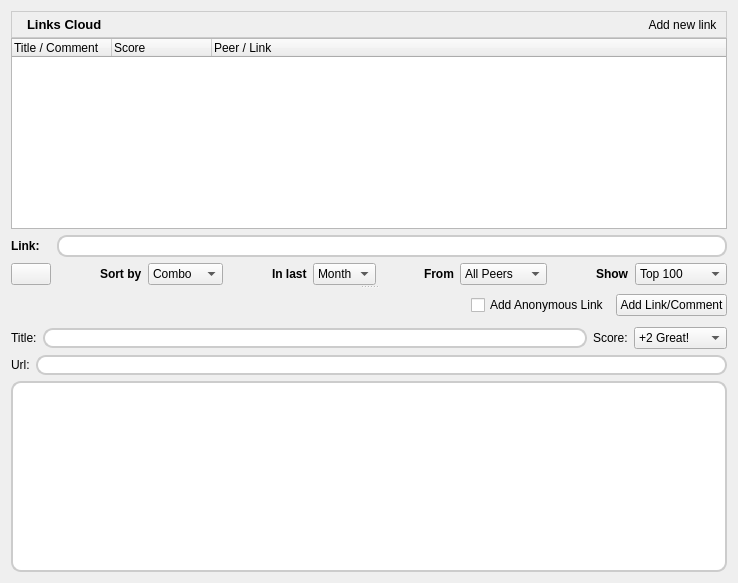
<?xml version="1.0" encoding="UTF-8"?>
<ui version="4.0">
 <class>LinksDialog</class>
 <widget class="QWidget" name="LinksDialog">
  <property name="geometry">
   <rect>
    <x>0</x>
    <y>0</y>
    <width>738</width>
    <height>583</height>
   </rect>
  </property>
  <layout class="QGridLayout">
   <property name="horizontalSpacing">
    <number>6</number>
   </property>
   <property name="verticalSpacing">
    <number>0</number>
   </property>
   <item row="1" column="0" colspan="3">
    <widget class="QSplitter" name="msgSplitter">
     <property name="sizePolicy">
      <sizepolicy hsizetype="Preferred" vsizetype="Expanding">
       <horstretch>0</horstretch>
       <verstretch>0</verstretch>
      </sizepolicy>
     </property>
     <property name="orientation">
      <enum>Qt::Vertical</enum>
     </property>
     <widget class="QWidget" name="layoutWidget">
      <layout class="QGridLayout">
       <item row="0" column="0" colspan="13">
        <widget class="QTreeWidget" name="linkTreeWidget">
         <property name="font">
          <font>
           <pointsize>9</pointsize>
          </font>
         </property>
         <property name="contextMenuPolicy">
          <enum>Qt::CustomContextMenu</enum>
         </property>
         <column>
          <property name="text">
           <string>Title / Comment</string>
          </property>
         </column>
         <column>
          <property name="text">
           <string>Score</string>
          </property>
         </column>
         <column>
          <property name="text">
           <string>Peer / Link</string>
          </property>
         </column>
        </widget>
       </item>
       <item row="3" column="0">
        <widget class="QPushButton" name="expandButton">
         <property name="text">
          <string/>
         </property>
         <property name="icon">
          <iconset resource="../../retroshare-gui/src/gui/images.qrc">
           <normaloff>:/images/edit_remove24.png</normaloff>:/images/edit_remove24.png</iconset>
         </property>
        </widget>
       </item>
       <item row="3" column="1">
        <spacer>
         <property name="orientation">
          <enum>Qt::Horizontal</enum>
         </property>
         <property name="sizeHint" stdset="0">
          <size>
           <width>16</width>
           <height>20</height>
          </size>
         </property>
        </spacer>
       </item>
       <item row="3" column="2">
        <widget class="QLabel" name="label">
         <property name="font">
          <font>
           <weight>75</weight>
           <bold>true</bold>
          </font>
         </property>
         <property name="text">
          <string>Sort by</string>
         </property>
        </widget>
       </item>
       <item row="3" column="3">
        <widget class="QComboBox" name="rankComboBox">
         <item>
          <property name="text">
           <string>Combo</string>
          </property>
         </item>
         <item>
          <property name="text">
           <string>Time</string>
          </property>
          <property name="icon">
           <iconset resource="../../retroshare-gui/src/gui/images.qrc">
            <normaloff>:/images/kalarm.png</normaloff>:/images/kalarm.png</iconset>
          </property>
         </item>
         <item>
          <property name="text">
           <string>Ranking</string>
          </property>
          <property name="icon">
           <iconset resource="../../retroshare-gui/src/gui/images.qrc">
            <normaloff>:/images/records.png</normaloff>:/images/records.png</iconset>
          </property>
         </item>
        </widget>
       </item>
       <item row="3" column="4">
        <spacer>
         <property name="orientation">
          <enum>Qt::Horizontal</enum>
         </property>
         <property name="sizeHint" stdset="0">
          <size>
           <width>16</width>
           <height>20</height>
          </size>
         </property>
        </spacer>
       </item>
       <item row="3" column="5">
        <widget class="QLabel" name="label_2">
         <property name="font">
          <font>
           <weight>75</weight>
           <bold>true</bold>
          </font>
         </property>
         <property name="text">
          <string>In last</string>
         </property>
        </widget>
       </item>
       <item row="3" column="6">
        <widget class="QComboBox" name="periodComboBox">
         <item>
          <property name="text">
           <string>Month</string>
          </property>
          <property name="icon">
           <iconset resource="../../retroshare-gui/src/gui/images.qrc">
            <normaloff>:/images/view_calendar_month.png</normaloff>:/images/view_calendar_month.png</iconset>
          </property>
         </item>
         <item>
          <property name="text">
           <string>Week</string>
          </property>
          <property name="icon">
           <iconset resource="../../retroshare-gui/src/gui/images.qrc">
            <normaloff>:/images/view_calendar_week.png</normaloff>:/images/view_calendar_week.png</iconset>
          </property>
         </item>
         <item>
          <property name="text">
           <string>Day</string>
          </property>
          <property name="icon">
           <iconset resource="../../retroshare-gui/src/gui/images.qrc">
            <normaloff>:/images/view_calendar_day.png</normaloff>:/images/view_calendar_day.png</iconset>
          </property>
         </item>
        </widget>
       </item>
       <item row="3" column="7">
        <spacer>
         <property name="orientation">
          <enum>Qt::Horizontal</enum>
         </property>
         <property name="sizeHint" stdset="0">
          <size>
           <width>16</width>
           <height>20</height>
          </size>
         </property>
        </spacer>
       </item>
       <item row="3" column="8">
        <widget class="QLabel" name="label_3">
         <property name="font">
          <font>
           <weight>75</weight>
           <bold>true</bold>
          </font>
         </property>
         <property name="text">
          <string>From</string>
         </property>
        </widget>
       </item>
       <item row="3" column="9">
        <widget class="QComboBox" name="fromComboBox">
         <item>
          <property name="text">
           <string>All Peers</string>
          </property>
          <property name="icon">
           <iconset resource="../../retroshare-gui/src/gui/images.qrc">
            <normaloff>:/images/user/friends24.png</normaloff>:/images/user/friends24.png</iconset>
          </property>
         </item>
         <item>
          <property name="text">
           <string>Own Links</string>
          </property>
          <property name="icon">
           <iconset resource="../../retroshare-gui/src/gui/images.qrc">
            <normaloff>:/images/user/identity16.png</normaloff>:/images/user/identity16.png</iconset>
          </property>
         </item>
        </widget>
       </item>
       <item row="3" column="10">
        <spacer>
         <property name="orientation">
          <enum>Qt::Horizontal</enum>
         </property>
         <property name="sizeHint" stdset="0">
          <size>
           <width>16</width>
           <height>20</height>
          </size>
         </property>
        </spacer>
       </item>
       <item row="3" column="11">
        <widget class="QLabel" name="label_5">
         <property name="font">
          <font>
           <weight>75</weight>
           <bold>true</bold>
          </font>
         </property>
         <property name="text">
          <string>Show</string>
         </property>
        </widget>
       </item>
       <item row="3" column="12">
        <widget class="QComboBox" name="topComboBox">
         <item>
          <property name="text">
           <string>Top 100</string>
          </property>
          <property name="icon">
           <iconset resource="../../retroshare-gui/src/gui/images.qrc">
            <normaloff>:/images/records.png</normaloff>:/images/records.png</iconset>
          </property>
         </item>
         <item>
          <property name="text">
           <string>101-200</string>
          </property>
         </item>
         <item>
          <property name="text">
           <string>201-300</string>
          </property>
         </item>
         <item>
          <property name="text">
           <string>301-400</string>
          </property>
         </item>
         <item>
          <property name="text">
           <string>401-500</string>
          </property>
         </item>
         <item>
          <property name="text">
           <string>Bottom 100</string>
          </property>
         </item>
        </widget>
       </item>
       <item row="1" column="1" colspan="12">
        <widget class="QTextBrowser" name="linklabel">
         <property name="maximumSize">
          <size>
           <width>16777215</width>
           <height>22</height>
          </size>
         </property>
         <property name="styleSheet">
          <string notr="true">QTextBrowser{border: 2px solid #CCCCCC; 
border-radius: 10px;
background: white;}</string>
         </property>
         <property name="verticalScrollBarPolicy">
          <enum>Qt::ScrollBarAlwaysOff</enum>
         </property>
         <property name="openLinks">
          <bool>false</bool>
         </property>
        </widget>
       </item>
       <item row="1" column="0">
        <widget class="QLabel" name="label_9">
         <property name="font">
          <font>
           <weight>75</weight>
           <bold>true</bold>
          </font>
         </property>
         <property name="text">
          <string>Link:</string>
         </property>
        </widget>
       </item>
      </layout>
     </widget>
     <widget class="QWidget" name="layoutWidget_1">
      <layout class="QVBoxLayout">
       <item>
        <layout class="QHBoxLayout">
         <item>
          <spacer>
           <property name="orientation">
            <enum>Qt::Horizontal</enum>
           </property>
           <property name="sizeHint" stdset="0">
            <size>
             <width>311</width>
             <height>32</height>
            </size>
           </property>
          </spacer>
         </item>
         <item>
          <widget class="QCheckBox" name="anonBox">
           <property name="font">
            <font>
             <weight>50</weight>
             <bold>false</bold>
            </font>
           </property>
           <property name="text">
            <string>Add Anonymous Link</string>
           </property>
          </widget>
         </item>
         <item>
          <widget class="QPushButton" name="addButton">
           <property name="text">
            <string>Add Link/Comment</string>
           </property>
          </widget>
         </item>
        </layout>
       </item>
       <item>
        <layout class="QHBoxLayout">
         <item>
          <widget class="QLabel" name="label_6">
           <property name="text">
            <string>Title:</string>
           </property>
          </widget>
         </item>
         <item>
          <widget class="QLineEdit" name="titleLineEdit">
           <property name="styleSheet">
            <string notr="true">QLineEdit{border: 2px solid #CCCCCC; 
border-radius: 10px;
background: white;}</string>
           </property>
          </widget>
         </item>
         <item>
          <widget class="QLabel" name="label_8">
           <property name="text">
            <string>Score:</string>
           </property>
          </widget>
         </item>
         <item>
          <widget class="QComboBox" name="scoreBox">
           <item>
            <property name="text">
             <string>+2 Great!</string>
            </property>
            <property name="icon">
             <iconset resource="../../retroshare-gui/src/gui/images.qrc">
              <normaloff>:/images/filerating5.png</normaloff>:/images/filerating5.png</iconset>
            </property>
           </item>
           <item>
            <property name="text">
             <string>+1 Good</string>
            </property>
            <property name="icon">
             <iconset resource="../../retroshare-gui/src/gui/images.qrc">
              <normaloff>:/images/filerating4.png</normaloff>:/images/filerating4.png</iconset>
            </property>
           </item>
           <item>
            <property name="text">
             <string>0 Okay</string>
            </property>
            <property name="icon">
             <iconset resource="../../retroshare-gui/src/gui/images.qrc">
              <normaloff>:/images/filerating3.png</normaloff>:/images/filerating3.png</iconset>
            </property>
           </item>
           <item>
            <property name="text">
             <string>-1 Sux</string>
            </property>
            <property name="icon">
             <iconset resource="../../retroshare-gui/src/gui/images.qrc">
              <normaloff>:/images/filerating2.png</normaloff>:/images/filerating2.png</iconset>
            </property>
           </item>
           <item>
            <property name="text">
             <string>-2 Bad Link</string>
            </property>
            <property name="icon">
             <iconset resource="../../retroshare-gui/src/gui/images.qrc">
              <normaloff>:/images/filerating1.png</normaloff>:/images/filerating1.png</iconset>
            </property>
           </item>
          </widget>
         </item>
        </layout>
       </item>
       <item>
        <layout class="QHBoxLayout">
         <item>
          <widget class="QLabel" name="label_7">
           <property name="text">
            <string>Url:</string>
           </property>
          </widget>
         </item>
         <item>
          <widget class="QLineEdit" name="linkLineEdit">
           <property name="styleSheet">
            <string notr="true">QLineEdit{border: 2px solid #CCCCCC; 
border-radius: 10px;
background: white;}</string>
           </property>
          </widget>
         </item>
        </layout>
       </item>
       <item>
        <widget class="QTextEdit" name="linkTextEdit">
         <property name="sizePolicy">
          <sizepolicy hsizetype="Expanding" vsizetype="Preferred">
           <horstretch>0</horstretch>
           <verstretch>0</verstretch>
          </sizepolicy>
         </property>
         <property name="maximumSize">
          <size>
           <width>16777215</width>
           <height>16777215</height>
          </size>
         </property>
         <property name="styleSheet">
          <string notr="true">QTextEdit{border: 2px solid #CCCCCC; 
border-radius: 10px;
background: white;}</string>
         </property>
        </widget>
       </item>
      </layout>
     </widget>
    </widget>
   </item>
   <item row="0" column="0" colspan="3">
    <widget class="QFrame" name="frame">
     <property name="maximumSize">
      <size>
       <width>16777215</width>
       <height>32</height>
      </size>
     </property>
     <property name="styleSheet">
      <string notr="true">QFrame#frame{ 
background-color: qlineargradient(x1:0, y1:0, x2:0, y2:1,
stop:0 #FEFEFE, stop:1 #E8E8E8);

border: 1px solid #CCCCCC;}</string>
     </property>
     <property name="frameShape">
      <enum>QFrame::StyledPanel</enum>
     </property>
     <property name="frameShadow">
      <enum>QFrame::Raised</enum>
     </property>
     <layout class="QGridLayout" name="gridLayout_1">
      <property name="margin">
       <number>2</number>
      </property>
      <item row="0" column="0">
       <widget class="QLabel" name="linksiconlabel">
        <property name="maximumSize">
         <size>
          <width>24</width>
          <height>24</height>
         </size>
        </property>
        <property name="text">
         <string/>
        </property>
        <property name="pixmap">
         <pixmap resource="linksCloud_images.qrc">:/images/irkick.png</pixmap>
        </property>
        <property name="scaledContents">
         <bool>true</bool>
        </property>
       </widget>
      </item>
      <item row="0" column="1">
       <widget class="QLabel" name="label_4">
        <property name="font">
         <font>
          <family>Arial</family>
          <pointsize>10</pointsize>
          <weight>75</weight>
          <bold>true</bold>
         </font>
        </property>
        <property name="text">
         <string>Links Cloud</string>
        </property>
       </widget>
      </item>
      <item row="0" column="2">
       <spacer name="horizontalSpacer">
        <property name="orientation">
         <enum>Qt::Horizontal</enum>
        </property>
        <property name="sizeHint" stdset="0">
         <size>
          <width>596</width>
          <height>15</height>
         </size>
        </property>
       </spacer>
      </item>
      <item row="0" column="3">
       <widget class="QToolButton" name="addToolButton">
        <property name="text">
         <string>Add new link</string>
        </property>
        <property name="icon">
         <iconset resource="../../retroshare-gui/src/gui/images.qrc">
          <normaloff>:/images/edit_add24.png</normaloff>:/images/edit_add24.png</iconset>
        </property>
        <property name="iconSize">
         <size>
          <width>24</width>
          <height>16</height>
         </size>
        </property>
        <property name="autoRaise">
         <bool>true</bool>
        </property>
       </widget>
      </item>
     </layout>
    </widget>
   </item>
  </layout>
 </widget>
 <resources>
  <include location="linksCloud_images.qrc"/>
  <include location="../../retroshare-gui/src/gui/images.qrc"/>
 </resources>
 <connections/>
</ui>
